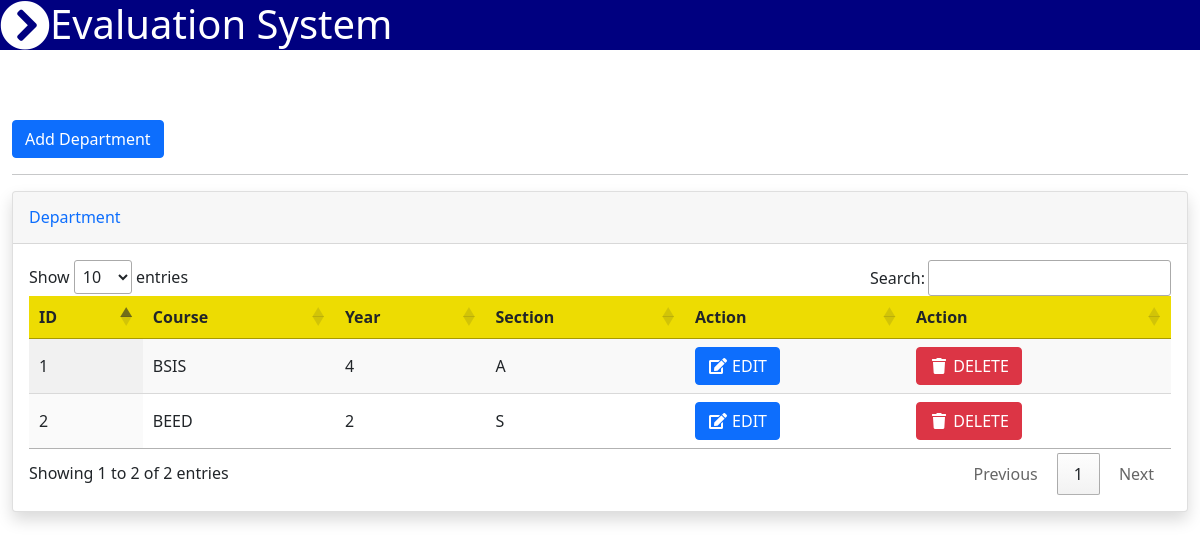
The page /department.php (signed in) on the database as committed earlier.
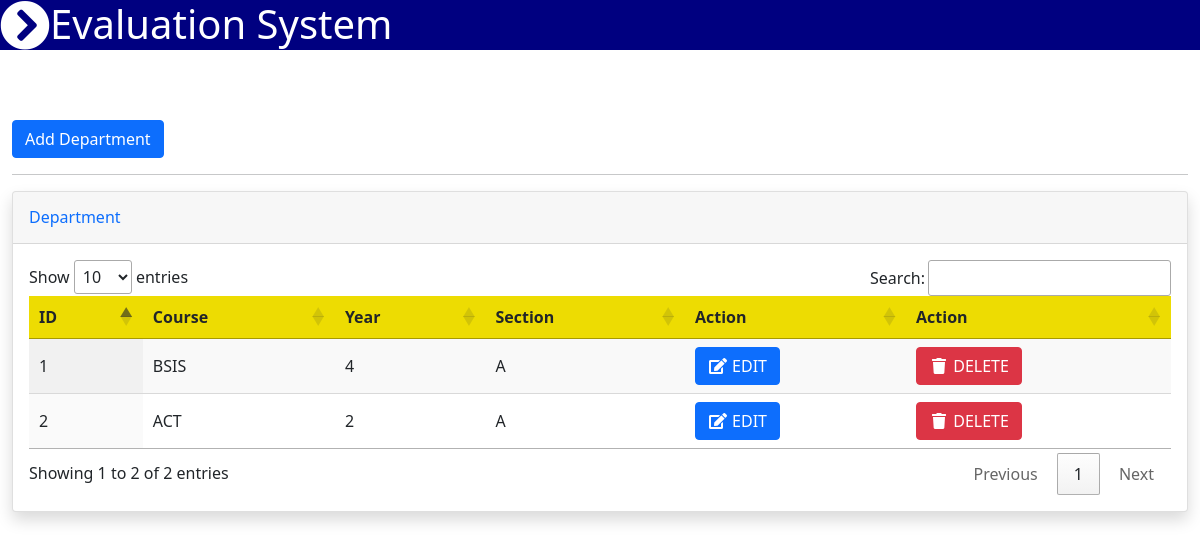
The same page on the database as committed later.
### tables this page shows
CREATE TABLE `department` (
  `id` int(30) NOT NULL,
  `course` varchar(30) NOT NULL,
  `year` int(30) NOT NULL,
  `section` varchar(30) NOT NULL
);

### department.php (the view, shortened to what this page needs)
<?php include_once'navbar.php'; ?>
<body id="page-top">
<div class="container-fluid py-5 my-5">
<button type="button" class="btn btn-primary" data-bs-toggle="modal" data-bs-target="#staticBackdrop">
    Add Department
    </button>
    <hr>
    <div class="card shadow mb-4">
        <div class="card-header py-3">
            <h6 class="m-0 font-weight-bold text-primary">Department</h6>
        </div>
        <div class="card-body">
            <div class="table-responsive">
            <?php
            include_once'koneksyon.php';
            $qryview = "SELECT * FROM department";
            $result = mysqli_query($koneksyon, $qryview);
            ?>
                <table class="display" id="myTable" width="100%" cellspacing="0">
                    <thead style="background-color: #eddc02;">
                        <tr>
                            <th>ID</th>
                            <th>Course</th>
                            <th>Year</th>
                            <th>Section</th>
                            <th>Action</th>
                            <th>Action</th>
                        </tr>
                    </thead>
                    <?php
                    $no = 1;
                    while($row = mysqli_fetch_array($result)) { ?>
                        <tr>
                            <td><?php echo $no; ?></td>
                            <td><?php echo $row['course'] ?></td>
                            <td><?php echo $row['year'] ?></td>
                            <td><?php echo $row['section'] ?></td>
                            <td><a type="button" class="btn btn-primary" href="viewedit_classlist.php?clist=<?php echo $row['id']; ?>"><span class="fa fa-fw fa-edit"></span> EDIT</a></td>
                            <td><button class="btn btn-danger" type="button" onClick="deleteme(<?php echo $row['id']; ?>)" name="delete"><span class="fa fa-fw fa-trash"></span> DELETE </button></td>
                        </tr>
                    <?php $no++; } ?>
                </table>
            </div>
        </div>
    </div>
</div>
</body>

Rows that differ between the two databases and show on the page:
removed department: course "BEED", year "2", section "S"
added department: course "ACT", year "2", section "A"
